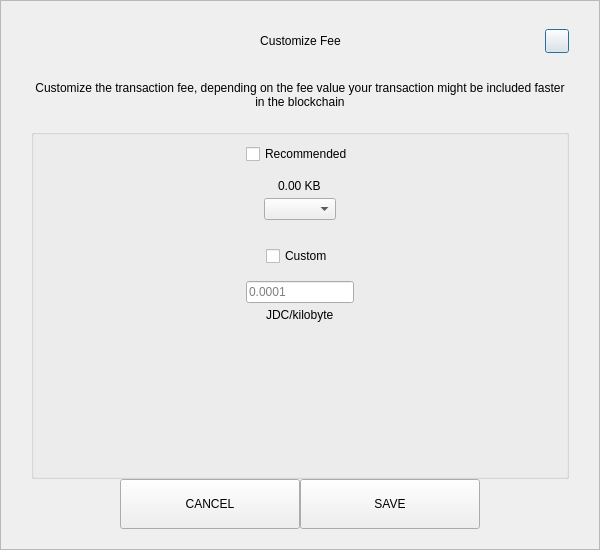
<?xml version="1.0" encoding="UTF-8"?>
<ui version="4.0">
 <class>SendCustomFeeDialog</class>
 <widget class="QDialog" name="SendCustomFeeDialog">
  <property name="geometry">
   <rect>
    <x>0</x>
    <y>0</y>
    <width>600</width>
    <height>550</height>
   </rect>
  </property>
  <property name="windowTitle">
   <string>Form</string>
  </property>
  <layout class="QVBoxLayout" name="verticalLayout_3">
   <property name="spacing">
    <number>0</number>
   </property>
   <property name="leftMargin">
    <number>0</number>
   </property>
   <property name="topMargin">
    <number>0</number>
   </property>
   <property name="rightMargin">
    <number>0</number>
   </property>
   <property name="bottomMargin">
    <number>0</number>
   </property>
   <item>
    <widget class="QFrame" name="frame">
     <property name="styleSheet">
      <string notr="true"/>
     </property>
     <property name="frameShape">
      <enum>QFrame::StyledPanel</enum>
     </property>
     <property name="frameShadow">
      <enum>QFrame::Raised</enum>
     </property>
     <layout class="QVBoxLayout" name="verticalLayout_2">
      <property name="spacing">
       <number>0</number>
      </property>
      <property name="leftMargin">
       <number>30</number>
      </property>
      <property name="topMargin">
       <number>20</number>
      </property>
      <property name="rightMargin">
       <number>30</number>
      </property>
      <property name="bottomMargin">
       <number>20</number>
      </property>
      <item>
       <layout class="QHBoxLayout" name="horizontalLayout_3">
        <property name="spacing">
         <number>0</number>
        </property>
        <item>
         <spacer name="horizontalSpacer_21">
          <property name="orientation">
           <enum>Qt::Horizontal</enum>
          </property>
          <property name="sizeHint" stdset="0">
           <size>
            <width>40</width>
            <height>20</height>
           </size>
          </property>
         </spacer>
        </item>
        <item>
         <widget class="QLabel" name="labelTitle">
          <property name="minimumSize">
           <size>
            <width>0</width>
            <height>40</height>
           </size>
          </property>
          <property name="maximumSize">
           <size>
            <width>16777215</width>
            <height>40</height>
           </size>
          </property>
          <property name="styleSheet">
           <string notr="true">padding-left:24px;</string>
          </property>
          <property name="text">
           <string>Customize Fee</string>
          </property>
          <property name="alignment">
           <set>Qt::AlignCenter</set>
          </property>
          <property name="margin">
           <number>7</number>
          </property>
         </widget>
        </item>
        <item>
         <spacer name="horizontalSpacer">
          <property name="orientation">
           <enum>Qt::Horizontal</enum>
          </property>
          <property name="sizeHint" stdset="0">
           <size>
            <width>40</width>
            <height>20</height>
           </size>
          </property>
         </spacer>
        </item>
        <item>
         <widget class="QPushButton" name="btnEsc">
          <property name="minimumSize">
           <size>
            <width>24</width>
            <height>24</height>
           </size>
          </property>
          <property name="maximumSize">
           <size>
            <width>24</width>
            <height>24</height>
           </size>
          </property>
          <property name="text">
           <string/>
          </property>
         </widget>
        </item>
       </layout>
      </item>
      <item>
       <spacer name="verticalSpacer_2">
        <property name="orientation">
         <enum>Qt::Vertical</enum>
        </property>
        <property name="sizeType">
         <enum>QSizePolicy::Fixed</enum>
        </property>
        <property name="sizeHint" stdset="0">
         <size>
          <width>20</width>
          <height>20</height>
         </size>
        </property>
       </spacer>
      </item>
      <item>
       <widget class="QLabel" name="labelMessage">
        <property name="text">
         <string>Customize the transaction fee, depending on the fee value your transaction might be included faster in the blockchain</string>
        </property>
        <property name="alignment">
         <set>Qt::AlignCenter</set>
        </property>
        <property name="wordWrap">
         <bool>true</bool>
        </property>
       </widget>
      </item>
      <item>
       <spacer name="verticalSpacer_3">
        <property name="orientation">
         <enum>Qt::Vertical</enum>
        </property>
        <property name="sizeType">
         <enum>QSizePolicy::Fixed</enum>
        </property>
        <property name="sizeHint" stdset="0">
         <size>
          <width>20</width>
          <height>20</height>
         </size>
        </property>
       </spacer>
      </item>
      <item>
       <widget class="QGroupBox" name="groupBox">
        <property name="title">
         <string/>
        </property>
        <layout class="QVBoxLayout" name="verticalLayout">
         <property name="leftMargin">
          <number>12</number>
         </property>
         <property name="rightMargin">
          <number>12</number>
         </property>
         <item>
          <layout class="QVBoxLayout" name="verticalLayout_4">
           <property name="spacing">
            <number>5</number>
           </property>
           <item alignment="Qt::AlignHCenter">
            <widget class="QCheckBox" name="checkBoxRecommended">
             <property name="text">
              <string>Recommended</string>
             </property>
            </widget>
           </item>
           <item>
            <spacer name="verticalSpacer_5">
             <property name="orientation">
              <enum>Qt::Vertical</enum>
             </property>
             <property name="sizeType">
              <enum>QSizePolicy::Fixed</enum>
             </property>
             <property name="sizeHint" stdset="0">
              <size>
               <width>20</width>
               <height>10</height>
              </size>
             </property>
            </spacer>
           </item>
           <item alignment="Qt::AlignHCenter">
            <widget class="QLabel" name="labelFee">
             <property name="text">
              <string>0.00 KB</string>
             </property>
            </widget>
           </item>
           <item alignment="Qt::AlignHCenter">
            <widget class="QComboBox" name="comboBoxRecommended"/>
           </item>
          </layout>
         </item>
         <item>
          <spacer name="verticalSpacer">
           <property name="orientation">
            <enum>Qt::Vertical</enum>
           </property>
           <property name="sizeType">
            <enum>QSizePolicy::Fixed</enum>
           </property>
           <property name="sizeHint" stdset="0">
            <size>
             <width>20</width>
             <height>20</height>
            </size>
           </property>
          </spacer>
         </item>
         <item>
          <layout class="QVBoxLayout" name="verticalLayout_5">
           <property name="spacing">
            <number>5</number>
           </property>
           <item alignment="Qt::AlignHCenter">
            <widget class="QCheckBox" name="checkBoxCustom">
             <property name="text">
              <string>Custom</string>
             </property>
            </widget>
           </item>
           <item>
            <spacer name="verticalSpacer_6">
             <property name="orientation">
              <enum>Qt::Vertical</enum>
             </property>
             <property name="sizeType">
              <enum>QSizePolicy::Fixed</enum>
             </property>
             <property name="sizeHint" stdset="0">
              <size>
               <width>20</width>
               <height>10</height>
              </size>
             </property>
            </spacer>
           </item>
           <item alignment="Qt::AlignHCenter">
            <widget class="QLineEdit" name="lineEditCustomFee">
             <property name="placeholderText">
              <string notr="true">0.0001</string>
             </property>
            </widget>
           </item>
           <item alignment="Qt::AlignHCenter">
            <widget class="QLabel" name="labelCustomFee">
             <property name="text">
              <string>JDC/kilobyte</string>
             </property>
            </widget>
           </item>
          </layout>
         </item>
         <item>
          <spacer name="verticalSpacer_4">
           <property name="orientation">
            <enum>Qt::Vertical</enum>
           </property>
           <property name="sizeHint" stdset="0">
            <size>
             <width>20</width>
             <height>40</height>
            </size>
           </property>
          </spacer>
         </item>
        </layout>
       </widget>
      </item>
      <item>
       <layout class="QHBoxLayout" name="horizontalLayout" stretch="1,2,2,1">
        <item>
         <spacer name="horizontalSpacer1">
          <property name="orientation">
           <enum>Qt::Horizontal</enum>
          </property>
          <property name="sizeHint" stdset="0">
           <size>
            <width>40</width>
            <height>20</height>
           </size>
          </property>
         </spacer>
        </item>
        <item>
         <widget class="QPushButton" name="btnCancel">
          <property name="minimumSize">
           <size>
            <width>180</width>
            <height>50</height>
           </size>
          </property>
          <property name="focusPolicy">
           <enum>Qt::NoFocus</enum>
          </property>
          <property name="text">
           <string>CANCEL</string>
          </property>
         </widget>
        </item>
        <item>
         <widget class="QPushButton" name="btnSave">
          <property name="minimumSize">
           <size>
            <width>180</width>
            <height>50</height>
           </size>
          </property>
          <property name="focusPolicy">
           <enum>Qt::NoFocus</enum>
          </property>
          <property name="text">
           <string>SAVE</string>
          </property>
         </widget>
        </item>
        <item>
         <spacer name="horizontalSpacer_2">
          <property name="orientation">
           <enum>Qt::Horizontal</enum>
          </property>
          <property name="sizeHint" stdset="0">
           <size>
            <width>40</width>
            <height>20</height>
           </size>
          </property>
         </spacer>
        </item>
       </layout>
      </item>
     </layout>
    </widget>
   </item>
  </layout>
 </widget>
 <resources/>
 <connections/>
</ui>
